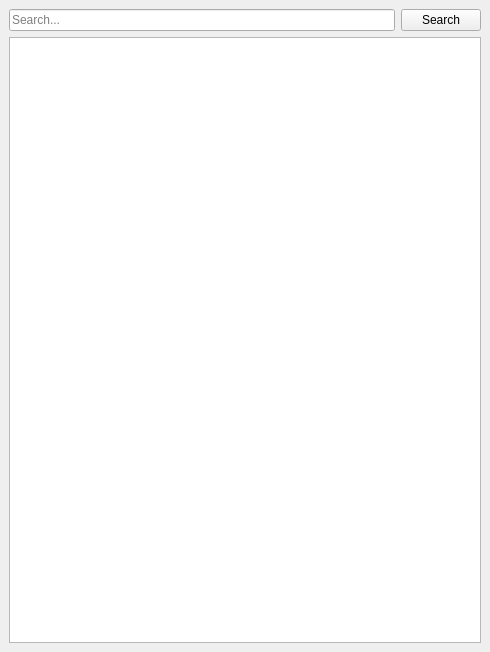
<?xml version="1.0" encoding="UTF-8"?>
<ui version="4.0">
 <class>MainWindow</class>
 <widget class="QMainWindow" name="MainWindow">
  <property name="geometry">
   <rect>
    <x>0</x>
    <y>0</y>
    <width>490</width>
    <height>652</height>
   </rect>
  </property>
  <property name="windowTitle">
   <string>Select Customer</string>
  </property>
  <widget class="QWidget" name="centralwidget">
   <layout class="QVBoxLayout" name="verticalLayout">
    <item>
     <layout class="QHBoxLayout" name="horizontalLayout">
      <item>
       <widget class="QLineEdit" name="searchLineEdit">
        <property name="placeholderText">
         <string>Search...</string>
        </property>
       </widget>
      </item>
      <item>
       <widget class="QPushButton" name="searchButton">
        <property name="text">
         <string>Search</string>
        </property>
       </widget>
      </item>
     </layout>
    </item>
    <item>
     <widget class="QTableView" name="tableView"/>
    </item>
   </layout>
  </widget>
 </widget>
 <resources/>
 <connections/>
</ui>
